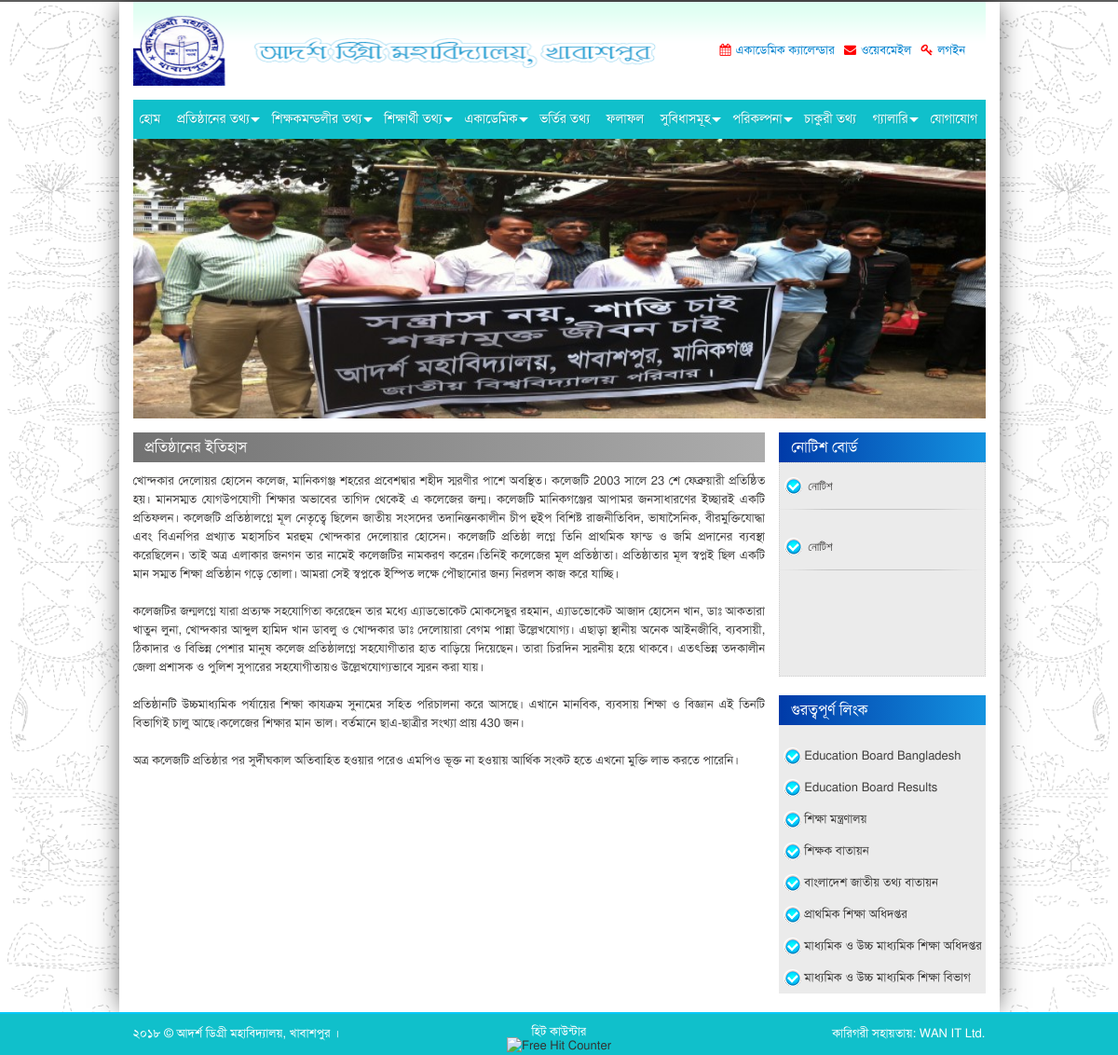
The app's page /page/single/history with its own data.
### tables this page shows
CREATE TABLE `tbl_contact` (
  `id` tinyint(1) NOT NULL COMMENT 'PK',
  `school_name` varchar(255) NOT NULL,
  `email` varchar(255) NOT NULL,
  `address` text NOT NULL,
  `google_map` text NOT NULL,
  `logo` varchar(255) NOT NULL
);

CREATE TABLE `tbl_documents` (
  `id` int(10) NOT NULL COMMENT 'PK',
  `slug` varchar(255) NOT NULL,
  `title` varchar(255) NOT NULL,
  `file_name` varchar(255) NOT NULL
);

CREATE TABLE `tbl_static_page` (
  `id` int(10) NOT NULL COMMENT 'PK',
  `slug` varchar(255) NOT NULL,
  `title` varchar(255) NOT NULL,
  `details` text NOT NULL,
  `file_name` varchar(255) NOT NULL
);

CREATE TABLE `tbl_banners` (
  `id` int(10) NOT NULL COMMENT 'PK',
  `page` varchar(255) NOT NULL,
  `file_name` varchar(255) NOT NULL
);

CREATE TABLE `tbl_notice` (
  `id` int(10) NOT NULL COMMENT 'PK',
  `published` datetime NOT NULL,
  `title` varchar(255) NOT NULL,
  `details` text NOT NULL,
  `file_name` varchar(255) NOT NULL
);

### application/controllers/Page.php (called while the page is built, shortened)
<?php if (!defined('BASEPATH')) 	exit('Hacking Attempt: Get out of the system ..!');
class Page extends CI_Controller {
	public function single() {
		$this->load->view('header');
		$this->load->view('single');
		$this->load->view('footer');
	}
}

### index.php (called while the page is built, shortened)
<?php
require_once BASEPATH.'core/CodeIgniter.php';

### application/models/Contact_model.php (called while the page is built, shortened)
<?php if (!defined('BASEPATH')) 	exit('Hacking Attempt : Get Out of the system ..!');
class Contact_model extends CI_Model {
	var $table = 'contact';
	public function index() {
		$query = $this->db->get_where($this->table);
		return $query->row();
	}
}

### application/models/Documents_model.php (called while the page is built, shortened)
<?php if (!defined('BASEPATH')) 	exit('Hacking Attempt : Get Out of the system ..!');
class Documents_model extends CI_Model {
	var $table = 'documents';
	public function document_list () {
		$this->db->select('*');
		$this->db->from($this->table);
		$this->db->order_by('id', 'ASC');
		return $this->db->get()->result();
	}
}

### application/models/Static_page_model.php (called while the page is built, shortened)
<?php if (!defined('BASEPATH')) 	exit('Hacking Attempt : Get Out of the system ..!');
class Static_page_model extends CI_Model {
	var $table = 'static_page';
	public function page_list () {
		$this->db->select('*');
		$this->db->from($this->table);
		$this->db->order_by('id', 'ASC');
		return $this->db->get()->result();
	}
	public function get_by_slug($slug) {
		$query = $this->db->get_where($this->table, array('slug' => $slug));
		return $query->result();
	}
}

### application/models/Banners_model.php (called while the page is built, shortened)
<?php if (!defined('BASEPATH')) 	exit('Hacking Attempt : Get Out of the system ..!');
class Banners_model extends CI_Model {
	var $table = 'banners';
	public function banner_by_page ($page=NULL) {
		$this->db->select('*');
		$this->db->from($this->table);
		$this->db->where('page', $page);
		$this->db->order_by('id', 'RANDOM');
		$this->db->limit(1);
		return $this->db->get()->row();
	}
}

### application/models/Notice_model.php (called while the page is built, shortened)
<?php if (!defined('BASEPATH')) 	exit('Hacking Attempt : Get Out of the system ..!');
class Notice_model extends CI_Model {
	var $table = 'notice';
	public function notice_list () {
		$this->db->select('*');
		$this->db->from($this->table);
		$this->db->order_by('id', 'DESC');
		return $this->db->get()->result();
	}
}

### application/helpers/oyo_helper.php (called while the page is built, shortened)
<?php if (!defined('BASEPATH')) 	exit('Hacking Attempt: Get out of the system ..!');
function eng_to_bng($val) {
	$eng = array('0', '1', '2', '3', '4', '5', '6', '7', '8', '9');
	$bng = array('০', '১', '২', '৩', '৪', '৫', '৬', '৭', '৮', '৯');
	return str_ireplace($eng, $bng, $val);
}

### application/views/single.php (the view, shortened to what this page needs)
<?php $page = $this->static_page_model->get_by_slug($this->uri->segment(3)); ?>
		<div class="col-lg-12 col-md-12 col-sm-12 col-xs-12">
			<div id="main-page">
				<div class="row">
					<div class="col-lg-9 col-md-9 col-sm-9 col-xs-12">
						<div class="main-section-leftside">
							<div class="row">
								<div class="col-lg-12 col-md-12 col-sm-12 col-xs-12">
									<div class="inner-page">
										<div class="content">
											<?php
												foreach ($page as $row) {
													echo "<h3 class='head_black'>".$row->title."</h3>";
													echo "<p class='paragraph'>".nl2br($row->details)."</p>";
												}
											?>
										</div>
									</div>
								</div>
							</div>
						</div>
					</div>
					<div class="col-lg-3 col-md-3 col-sm-3 col-xs-12 right-section-padding">
						<?php $this->load->view('sidebar');?>
					</div>
				</div>
			</div>
		</div>
	</div>
</div>
</div>

### application/views/header.php (shortened to what this page needs)
<?php
	$contact = $this->contact_model->index();
	$documents = $this->documents_model->document_list();
	$page_list = $this->static_page_model->page_list();
?>
<!DOCTYPE html>
<html lang="en">
<head>
	<link rel="stylesheet" type="text/css" href="<?php echo base_url().'assets/site/';?>css/bootstrap.min.css">
	<link rel="stylesheet" type="text/css" href="<?php echo base_url().'assets/site/';?>css/bootstrap-theme.min.css" />
	<link rel="stylesheet" type="text/css" href="<?php echo base_url().'assets/site/';?>css/fonts.css" />
	<link rel="stylesheet" type="text/css" href="<?php echo base_url().'assets/site/';?>css/client.css">
	<link rel="stylesheet" type="text/css" href="<?php echo base_url().'assets/site/';?>css/font-awesome.min.css">
	<link rel="stylesheet" type="text/css" href="<?php echo base_url().'assets/site/';?>css/addvertise_scroll.css" />
	<link rel="stylesheet" type="text/css" href="<?php echo base_url().'assets/site/';?>css/vticker.css" />
	<link rel="stylesheet" type="text/css" href="<?php echo base_url().'assets/site/';?>css/menu.css" />
	<link rel="stylesheet" href="https://cdnjs.cloudflare.com/ajax/libs/fancybox/2.1.5/jquery.fancybox.min.css" media="screen">
	<link rel="stylesheet" type="text/css" href="<?php echo base_url().'assets/site/';?>css/styles.css" />
</head>
<body>
<div class="container">
	<div class="row">
		<div id="body_wrapper">
			<div class="col-lg-12 col-md-12 col-sm-12 col-xs-12">
				<div id="header">
					<div class="header_inner">
						<div class="row">
							<div class="col-lg-8 col-md-8 col-sm-8 col-xs-12">
								<div class="logo">
									<a href="<?php echo base_url();?>"><img src="<?php echo base_url().'assets/filemanager/'.$contact->logo;?>"class="img-responsive" alt="<?php echo $contact->school_name;?>"> </a>
								</div>
							</div>
							<div class="col-lg-4 col-md-4 col-sm-4 col-xs-12">
								<div class="header-right">
									<ul>
										<li>
											<div class="calender">
												<?php foreach ($documents as $row) { if (in_array($row->id, array(1))) { ?>
													<a href="<?php echo base_url().'assets/filemanager/documents/'.$row->file_name;?>" target="_blank"><span><i class="fa fa-calendar" aria-hidden="true"></i></span><?php echo $row->title;?></a>
												<?php } } ?>
											</div>
										</li>
										<li>
											<div class="calender">
												<a href="<?php echo base_url().'webmail';?>" target="_blank"><span><i class="fa fa-envelope" aria-hidden="true"></i></span>ওয়েবমেইল</a>
											</div>
										</li>
										<li>
											<div class="calender">
												<a href="<?php echo base_url().'admin-panel';?>" target="_blank"><span><i class="fa fa-key" aria-hidden="true"></i></span>লগইন</a>
											</div>
										</li>
									</ul>
								</div>
							</div>
						</div>
					</div>
				</div>
			</div>
			<div class="col-lg-12 col-md-12 col-sm-12 col-xs-12">
				<div class="navigation">
					<div id='cssmenu'>
						<ul>
							<li><a href='<?php echo base_url();?>'><span>হোম</span></a></li>
							<li class='active has-sub'><a href='#'><span>  প্রতিষ্ঠানের তথ্য </span></a>
							</li>
							<li class='active has-sub'><a href='#'><span>  শিক্ষকমন্ডলীর তথ্য  </span></a>
							</li>
							<li class='active has-sub'><a href='#'><span>  শিক্ষার্থী তথ্য  </span></a>
							</li>
							<li class='active has-sub'><a href='#'><span>  একাডেমিক </span></a>
							</li>
							<?php foreach ($page_list as $row) { if (in_array($row->id, array(5))) { ?>
								<li><a href="<?php echo base_url()."page/single/".$row->slug;?>"><span><?php echo $row->title;?></span></a></li>
							<?php } } ?>
							<li><a href="<?php echo base_url().'page/content/results';?>"><span>ফলাফল </span></a></li>
							<li class='active has-sub'><a href='#'><span> সুবিধাসমূহ  </span></a>
							</li>
							<li class='active has-sub'><a href='#'><span> পরিকল্পনা  </span></a>
							</li>
							<?php foreach ($page_list as $row) { if (in_array($row->id, array(9))) { ?>
								<li><a href="<?php echo base_url()."page/single/".$row->slug;?>"><span><?php echo $row->title;?></span></a></li>
							<?php } } ?>
							<li class='active has-sub'><a href='#'><span> গ্যালারি </span></a>
							</li>
							<li class='last'><a href="<?php echo base_url().'page/content/contact';?>"><span>  যোগাযোগ </span></a></li>
						</ul>
					</div>
				</div>
			</div>
			<?php if($this->uri->segment(1)!=NULL) { ?>
				<div class="col-lg-12 col-md-12 col-sm-12 col-xs-12">
					<div id="banner_inner">
						<?php $banner = $this->banners_model->banner_by_page('অন্যান্য পেইজ'); ?>
						<img style="height:300px;width:100%" src="<?php echo base_url().'assets/filemanager/banners/'.$banner->file_name;?>" class="img-responsive" alt="Slider">
					</div>
				</div>
			<?php } ?>

### application/views/sidebar.php
<div class="main-section-rightside">
	<div class="notice-box">
		<h2 class="title-box">নোটিশ বোর্ড</h2>
		<div class="news_box">
			<div class="scroll-text" id="demo2">
				<ul>
					<?php foreach ($this->notice_model->notice_list() as $row) { ?>
						<li>
							<a href="<?php echo base_url().'page/notice/'.$row->id;?>">
								<div class="news_box_inner">
									<p class="news_box_p"><?php echo $row->title; ?></p>
								</div>
							</a>
						</li>
					<?php } ?>
				</ul>
			</div>
		</div>
	</div>
	<div class="notice-box">
		<h2 class="title-box">গুরত্বপূর্ণ লিংক</h2>
		<div class="drop-box">
			<div class="p_rgt_txt">
				<ul>
					<li><a target="_blank" href="http://www.educationboard.gov.bd/">Education Board Bangladesh</a></li>
					<li><a target="_blank" href="http://www.educationboardresults.gov.bd/">Education Board Results</a></li>
					<li><a target="_blank" href="http://www.moedu.gov.bd/">শিক্ষা মন্ত্রণালয়</a></li>
					<li><a target="_blank" href="https://www.teachers.gov.bd/"> শিক্ষক বাতায়ন</a></li>
					<li><a target="_blank" href="http://bangladesh.gov.bd/">বাংলাদেশ জাতীয় তথ্য বাতায়ন</a></li>
					<li><a target="_blank" href="http://www.dpe.gov.bd/">প্রাথমিক শিক্ষা অধিদপ্তর</a></li>
					<li><a target="_blank" href="http://www.dshe.gov.bd/"> মাধ্যমিক ও উচ্চ মাধ্যমিক শিক্ষা অধিদপ্তর</a></li>
					<li><a target="_blank" href="http://www.shed.gov.bd/"> মাধ্যমিক ও উচ্চ মাধ্যমিক শিক্ষা বিভাগ</a></li>
				</ul>
			</div>
		</div>
	</div>
</div>

### application/views/footer.php (shortened to what this page needs)
<?php $contact = $this->contact_model->index(); ?>
<div id="footer">
	<div class="container">
		<div class="row">
			<div class="col-lg-4 col-md-4 col-sm-4 col-xs-12">
				<div class="copy_right">
					<p class="copy_right_p">  <?php echo eng_to_bng(date('Y')). " &copy; ". $contact->school_name; ?>।</p>
				</div>
			</div>
			<div class="col-lg-4 col-md-4 col-sm-4 col-xs-12">
				<div class="hit_counter">
					<p class="paragraph_hit">হিট কাউন্টার</p>
					<div align="center" style="margin-top:-2px;">
						<img border="0" alt="Free Hit Counter" src="http://www.hit-counts.com/counter.php?t=MTM1ODUyOQ==">
					</div>
				</div>
			</div>
			<div class="col-lg-4 col-md-4 col-sm-4 col-xs-12">
				<div class="developed" style="float: right; width:100%;">
					<p class="copy_right_p"  style="float: right">কারিগরী সহায়তায়:<a href="http://wanitltd.com" target="_blank" > WAN IT Ltd.</a> </p>
				</div>
			</div>
		</div>
	</div>
</div>
</body>
</html>

### assets/site/css/addvertise_scroll.css (style rules this page uses)
.scroll-text { height: 545px; overflow: hidden; margin: 0 auto; border: 1px dotted #cfcfcf; padding: 0px; }
.scroll-text ul { width: 100%; margin: 0; padding:0; }
.scroll-text ul li { list-style:none; height:auto; padding-bottom:15px; }
.scroll-text ul li a { font-size:14px; font-family:Verdana, Geneva, sans-serif; color:#000; text-decoration:none; }

### assets/site/css/menu.css (style rules this page uses)
#cssmenu { position: relative; height: auto; width: auto; font-family: 'SolaimanLipiNormal'; }
#cssmenu ul { list-style: none; padding: 0; margin: 0; line-height: 1; }
#cssmenu > ul { position: relative; display: block; width: 100%; z-index: 500; }
#cssmenu:after, #cssmenu > ul:after { content: "."; display: block; clear: both; visibility: hidden; line-height: 0; height: 0; }
#cssmenu > ul > li { display: inline-block; position: relative; margin: 0; padding: 0; }
#cssmenu ul li a { display: block; font-family: 'SolaimanLipiNormal'; text-decoration: none; }
#cssmenu > ul > li > a { color: #fff; font-family: 'SolaimanLipiNormal'; font-size: 14px; font-weight: 500; padding: 14px 7px; font-weight: 500; text-transform: capitalize; transition: color 0.25s ease-out 0s; text-shadow: 1px 1px 1px rgba(0, 0, 0, 0.12); }
#cssmenu > ul > li.has-sub > a { padding-right: 13px; }
#cssmenu li.has-sub::after { display: block; content: ""; position: absolute; width: 0; height: 0; }
#cssmenu > ul > li.has-sub::after { right: 2px; top: 19px; border: 5px solid transparent; border-top-color: #fff; }

### records on screen
tbl_contact: logo (picture), school_name "আদর্শ ডিগ্রী মহাবিদ্যালয়, খাবাশপুর"
tbl_documents: title "একাডেমিক ক্যালেন্ডার"
tbl_static_page: title "ভর্তির তথ্য"
tbl_static_page: title "চাকুরী তথ্য"
tbl_banners: file_name (picture)
tbl_static_page: title "প্রতিষ্ঠানের ইতিহাস", details "খোন্দকার দেলোয়র হোসেন কলেজ, মানিকগঞ্জ শহরের প্রবেশদ্বার শহীদ স্মরণীর পাশে অবস্থিত। কলেজটি 2003 সালে 23 শে ফেব্রুয়ারী প্রতিষ্ঠিত হয়। মানসম্মত যোগউপযোগী শিক্ষার অভাবের তাগিদ থেকেই এ কলেজের জন্ম। কলেজটি মানিকগঞ্জের আপামর জনসাধারণের ইচ্ছারই একটি প্রতিফলন। কলেজটি প্রতিষ্ঠালগ্নে মূল নেতৃত্বে ছিলেন জাতীয় সংসদের তদানিন্তনকালীন চীপ হুইপ বিশিষ্ট রাজনীতিবিদ, ভাষাসৈনিক, বীরমুক্তিযোদ্ধা এবং বিএনপির প্রখ্যাত মহাসচিব মরহুম খোন্দকার দেলোয়ার হোসেন। কলেজটি প্রতিষ্ঠা লগ্নে তিনি প্রাথমিক ফান্ড ও জমি প্রদানের ব্যবস্থা করেছিলেন। তাই অত্র এলাকার জনগন তার নামেই কলেজটির নামকরণ করেন।তিনিই কলেজের মূল প্রতিষ্ঠাতা। প্রতিষ্ঠাতার মূল স্বপ্নই ছিল একটি মান সম্মত শিক্ষা প্রতিষ্ঠান গড়ে তোলা। আমরা সেই স্বপ্নকে ইস্পিত লক্ষে…"
tbl_notice: title "নোটিশ"
tbl_notice: title "নোটিশ"
